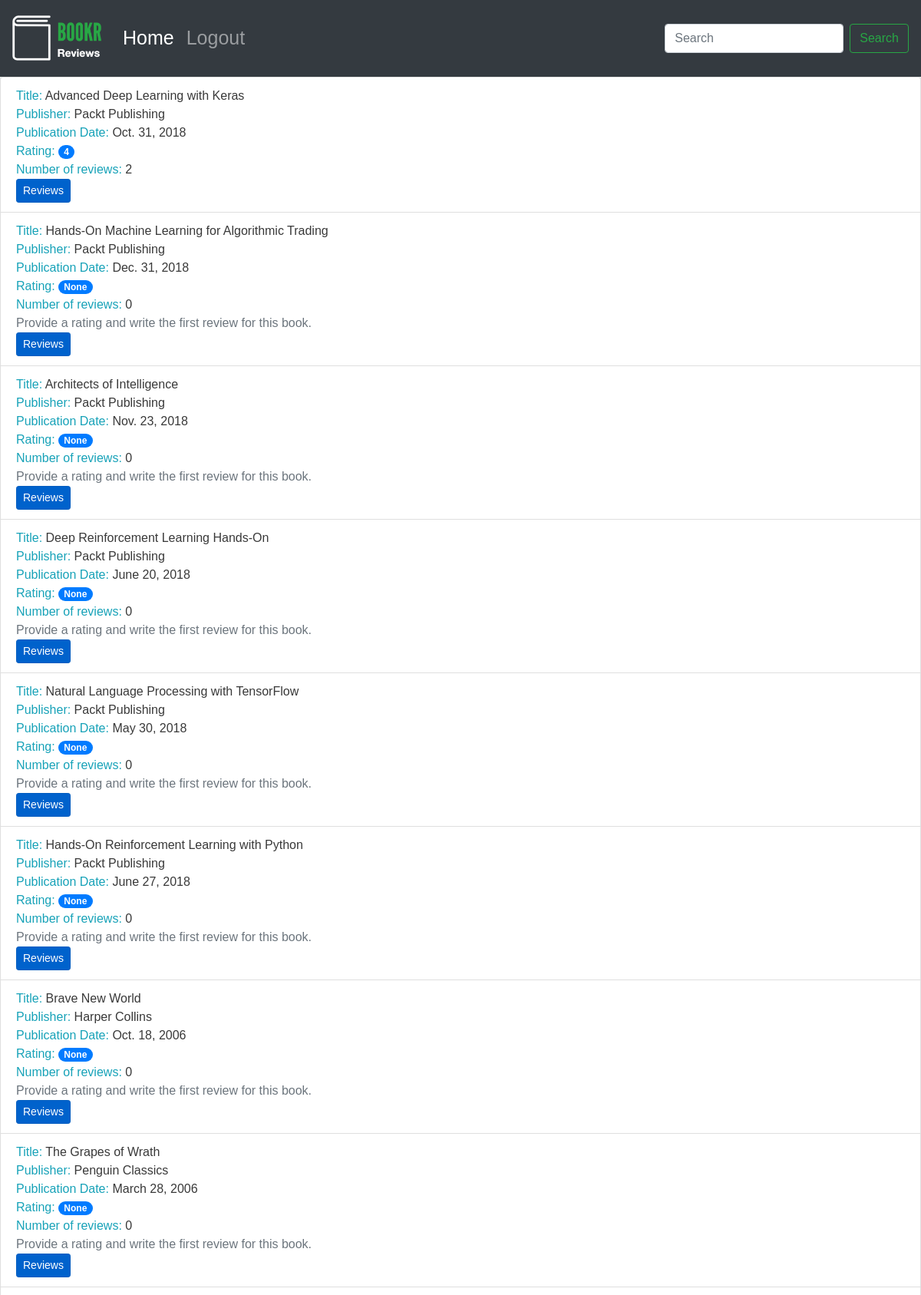
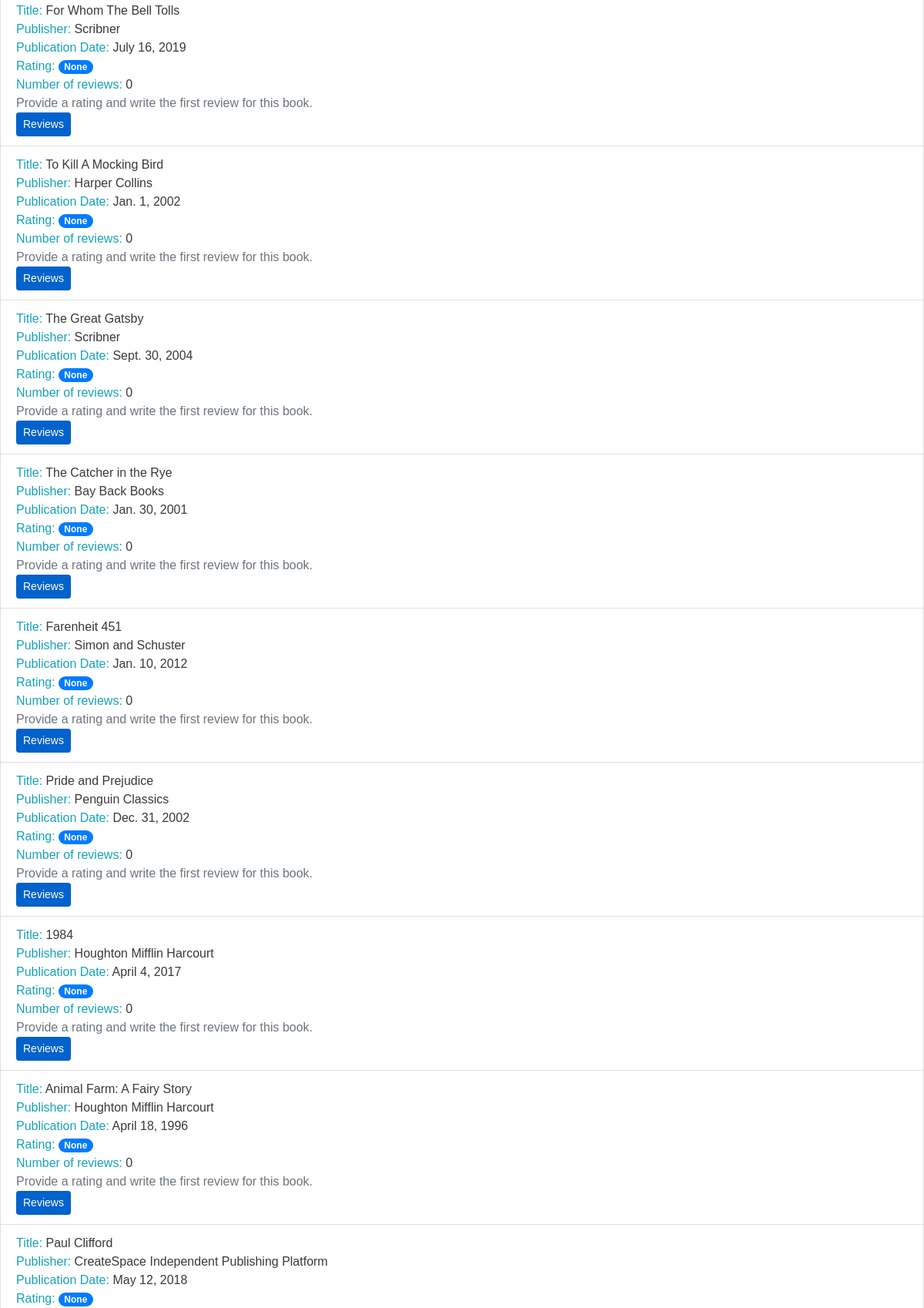
The page /books/ (upper part) on the database its author committed (2 pictures, top to bottom).
### reviews/models.py (models this page shows, shortened)
class Book(models.Model):
    title = models.CharField(
        max_length=70,
        help_text="The title of the book."
    )
    publication_date = models.DateField(
        verbose_name="Date the book was published."
    )
    isbn = models.CharField(
        max_length=20,
        verbose_name="ISBN number of the book."
    )
    publisher = models.ForeignKey(
        Publisher,
        on_delete=models.CASCADE
    )
    contributors = models.ManyToManyField(
        'Contributor',
        through="BookContributor"
    )

class Publisher(models.Model):
    name = models.CharField(
        max_length=50,
        help_text="The name of the Publisher."
    )
    website = models.URLField(
        help_text="The Publisher's website."
    )
    email = models.EmailField(
        help_text="The Publisher's email address."
    )
    def __str__(self):
        return self.name

### reviews/views.py (the view)
# urls.py: path('books/', views.book_list,
def book_list(request):
    books = Book.objects.all()
    book_list = []
    for book in books:
        reviews = book.review_set.all()
        if reviews:
            book_rating = average_rating([review.rating for review in reviews])
            number_of_reviews = len(reviews)
        else:
            book_rating = None
            number_of_reviews = 0
        book_list.append({'book': book,
                          'book_rating': book_rating,
                          'number_of_reviews': number_of_reviews})
    context = {
        'book_list': book_list
    }
    return render(request,
                  "reviews/books_list.html", context)

### reviews/utils.py (called while the page is built)
def average_rating(rating_list):
    if not rating_list:
        return 0
    return round(sum(rating_list) / len(rating_list))

### reviews/templates/reviews/books_list.html (shortened to what this page needs)
{% extends 'reviews/base.html' %}
{% block content %}
<ul class="list-group">
  {% for item in book_list %}
  <li class="list-group-item">
      <span class="text-info">Title: </span> <span>{{ item.book.title }}</span>
      <br>
      <span class="text-info">Publisher: </span><span>{{ item.book.publisher }}</span>
      <br>
      <span class="text-info">Publication Date: </span><span>{{ item.book.publication_date }}</span>
      <br>
      <span class="text-info">Rating: </span><span class="badge badge-primary badge-pill">{{ item.book_rating }}</span>
      <br>
      <span class="text-info">Number of reviews: </span><span>{{ item.number_of_reviews }}</span>
      <br>
      {% if item.book_rating is null %}
      <span class="text-secondary">Provide a rating and write the first review for this book.</span>
      <br>
      {% endif %}
      <a class="btn btn-primary btn-sm active" role="button" aria-pressed="true" href="/books/{{ item.book.id }}/">Reviews</a></li>
  {% endfor %}
</ul>
{% endblock %}

### static/main.css (style rules this page uses)
body { font-family: 'Source Sans Pro', sans-serif; background-color: #e6efe8; color: #393939; }

### rows shown on the page
Book: book "Advanced Deep Learning with Keras", book.publisher "Packt Publishing", book.publication_date "Oct. 31, 2018", book_rating "4", number_of_reviews "2"
Book: book "Hands-On Machine Learning for Algorithmic Trading", book.publisher "Packt Publishing", book.publication_date "Dec. 31, 2018", book_rating "None", number_of_reviews "0", shows "Provide a rating and write the first review for this book."
Book: book "Architects of Intelligence", book.publisher "Packt Publishing", book.publication_date "Nov. 23, 2018", book_rating "None", number_of_reviews "0", shows "Provide a rating and write the first review for this book."
Book: book "Deep Reinforcement Learning Hands-On", book.publisher "Packt Publishing", book.publication_date "June 20, 2018", book_rating "None", number_of_reviews "0", shows "Provide a rating and write the first review for this book."
Book: book "Natural Language Processing with TensorFlow", book.publisher "Packt Publishing", book.publication_date "May 30, 2018", book_rating "None", number_of_reviews "0", shows "Provide a rating and write the first review for this book."
Book: book "Hands-On Reinforcement Learning with Python", book.publisher "Packt Publishing", book.publication_date "June 27, 2018", book_rating "None", number_of_reviews "0", shows "Provide a rating and write the first review for this book."
Book: book "Brave New World", book.publisher "Harper Collins", book.publication_date "Oct. 18, 2006", book_rating "None", number_of_reviews "0", shows "Provide a rating and write the first review for this book."
Book: book "The Grapes of Wrath", book.publisher "Penguin Classics", book.publication_date "March 28, 2006", book_rating "None", number_of_reviews "0", shows "Provide a rating and write the first review for this book."
Book: book "For Whom The Bell Tolls", book.publisher "Scribner", book.publication_date "July 16, 2019", book_rating "None", number_of_reviews "0", shows "Provide a rating and write the first review for this book."
Book: book "To Kill A Mocking Bird", book.publisher "Harper Collins", book.publication_date "Jan. 1, 2002", book_rating "None", number_of_reviews "0", shows "Provide a rating and write the first review for this book."
Book: book "The Great Gatsby", book.publisher "Scribner", book.publication_date "Sept. 30, 2004", book_rating "None", number_of_reviews "0", shows "Provide a rating and write the first review for this book."
Book: book "The Catcher in the Rye", book.publisher "Bay Back Books", book.publication_date "Jan. 30, 2001", book_rating "None", number_of_reviews "0", shows "Provide a rating and write the first review for this book."
Book: book "Farenheit 451", book.publisher "Simon and Schuster", book.publication_date "Jan. 10, 2012", book_rating "None", number_of_reviews "0", shows "Provide a rating and write the first review for this book."
Book: book "Pride and Prejudice", book.publisher "Penguin Classics", book.publication_date "Dec. 31, 2002", book_rating "None", number_of_reviews "0", shows "Provide a rating and write the first review for this book."
Book: book "1984", book.publisher "Houghton Mifflin Harcourt", book.publication_date "April 4, 2017", book_rating "None", number_of_reviews "0", shows "Provide a rating and write the first review for this book."
Book: book "Animal Farm: A Fairy Story", book.publisher "Houghton Mifflin Harcourt", book.publication_date "April 18, 1996", book_rating "None", number_of_reviews "0", shows "Provide a rating and write the first review for this book."
Book: book "Paul Clifford", book.publisher "CreateSpace Independent Publishing Platform", book.publication_date "May 12, 2018", book_rating "None"
